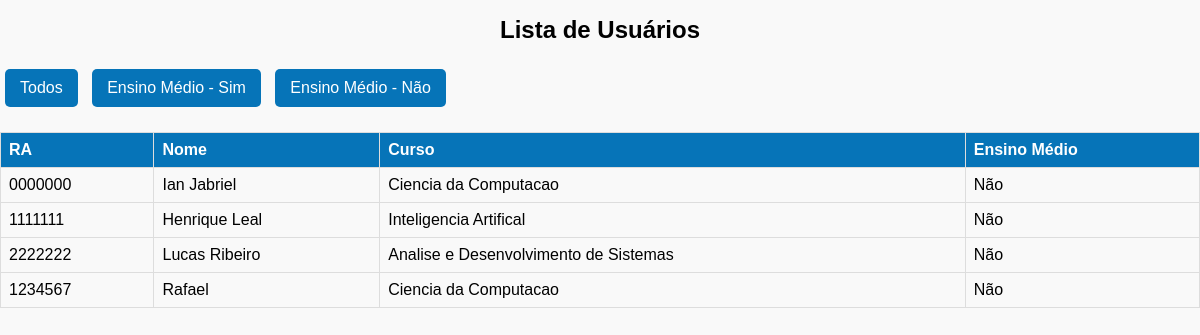
The page /api/main/ on the database as committed earlier.
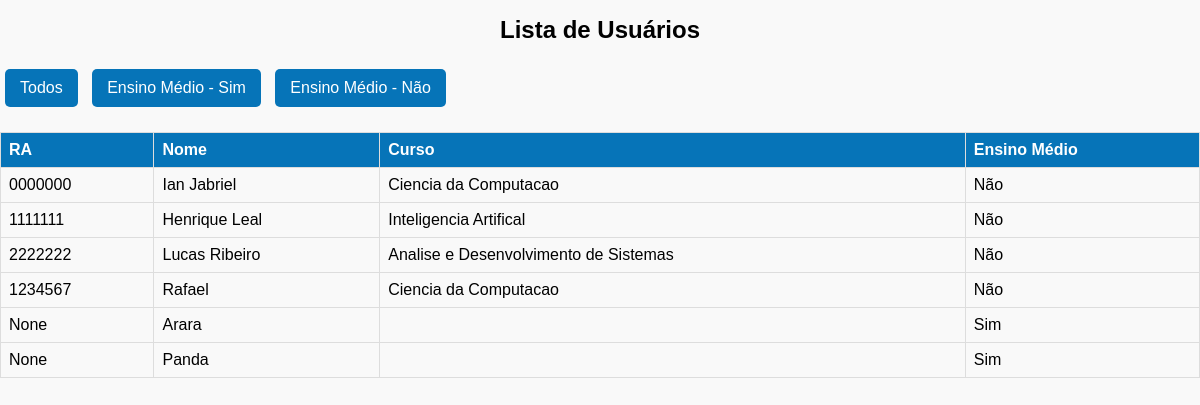
The same page on the database as committed later.
### api_django/models.py (models this page shows, shortened)
class User(models.Model):
    cpf = models.CharField(primary_key=True,max_length=11,default='')
    id_course = models.ForeignKey('Course',on_delete=models.CASCADE, null=True, blank=True)
    name = models.CharField(max_length=30,default='')
    email = models.EmailField(unique=True)
    password = models.CharField(max_length=128)
    ra = models.CharField(max_length=7,null=True,blank=True)
    ensino_medio = models.BooleanField(default=False,blank=True)

class Course(models.Model):
    name = models.CharField(max_length=50, default='')
    area = models.ForeignKey('Area',on_delete=models.CASCADE, null=False, default=1)
    duration = models.IntegerField(default=0)

### api_django/views/user_views.py (the view)
# urls.py: path('main/',UserTemplate.user_list,name="main")
    def user_list(request):
        ensino_medio_filter = request.GET.get('ensino_medio')
        if ensino_medio_filter is not None:
            users = User.objects.filter(ensino_medio=ensino_medio_filter == 'true')
        else:
            users = User.objects.all()
        context = {
            'users': users,
            'ensino_medio_filter': ensino_medio_filter == 'true'
        }
        return render(request, 'user_list.html', context)

### api_django/templates/user_list.html (shortened to what this page needs)
<!DOCTYPE html>
<html lang="pt-br">
<head>
    {% load static %}
    <link rel="stylesheet" href="{% static '/user_list.css' %}">
</head>
<body>
    <div class="container">
        <h1>Lista de Usuários</h1>
        <div class="buttons-container">
            <button onclick="filterUsers(null)">Todos</button>
            <button onclick="filterUsers('true')">Ensino Médio - Sim</button>
            <button onclick="filterUsers('false')">Ensino Médio - Não</button>
        </div>
        <table>
            <thead>
                <tr>
                    <th>RA</th>
                    <th>Nome</th>
                    <th>Curso</th>
                    <th>Ensino Médio</th>
                </tr>
            </thead>
            <tbody>
                {% for user in users %}
                    <tr>
                        <td>{{ user.ra }}</td>
                        <td>{{ user.name }}</td>
                        <td>{{ user.id_course.name }}</td>
                        <td>{{ user.ensino_medio|yesno:"Sim,Não" }}</td>
                    </tr>
                {% empty %}
                    <tr>
                        <td colspan="4">Nenhum usuário encontrado.</td>
                    </tr>
                {% endfor %}
            </tbody>
        </table>
    </div>
</body>
</html>

### api_django/static/user_list.css (style rules this page uses)
body { font-family: 'Poppins', sans-serif; background-color: #f9f9f9; margin: 0; padding: 0; }
h1 { color: #000000; font-size: 24px; font-weight: bold; text-align: center; margin-bottom: 20px; }
table { width: 100%; border-collapse: collapse; margin: 20px 0; }
th, td { border: 1px solid #ddd; padding: 8px; text-align: left; font-size: 16px; color: #000000; }
th { background-color: #0674B8; color: #ffffff; }
button { padding: 10px 15px; background-color: #0674B8; color: white; border: none; border-radius: 5px; cursor: pointer; font-size: 16px; margin: 5px; }

Rows that differ between the two databases and show on the page:
added User: ra "None", name "Arara", ensino_medio "Sim"
added User: ra "None", name "Panda", ensino_medio "Sim"
